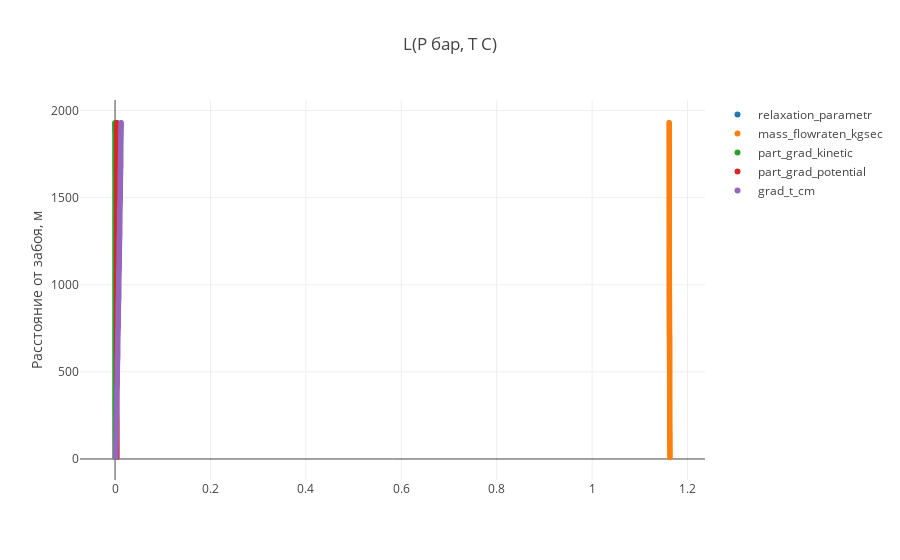

Notebook cell for this chart:
### Code cell
trace1 = trace(temp_cor_data, 52)
trace2 = trace(temp_cor_data, 20)
trace3 = trace(temp_cor_data, 56)
trace4 = trace(temp_cor_data, 57)
trace5 = trace(temp_cor_data, 58)





data = [trace1, trace2,trace3,  trace4, trace5]

plot()

### Figure 1 — Plotly figure (JSON) as saved in the notebook; plotly's stock layout.template omitted (floating-point values rounded to 4 significant figures; data arrays with more than 128 entries replaced by an {"elided": "..."} marker saying what was removed)
{"data": [{"mode": "markers", "name": "relaxation_parametr", "type": "scattergl", "uid": "78078fe4-3dde-4c00-97da-08df8fd21afd", "x": {"elided": "193 float values"}, "y": {"elided": "193 int values"}}, {"mode": "markers", "name": "mass_flowraten_kgsec", "type": "scattergl", "uid": "0779a073-625b-4b29-9d39-4a2113895079", "x": {"elided": "193 float values"}, "y": {"elided": "193 int values"}}, {"mode": "markers", "name": "part_grad_kinetic", "type": "scattergl", "uid": "87fd77d4-d7a6-4248-9158-90201f2e3543", "x": {"elided": "193 float values"}, "y": {"elided": "193 int values"}}, {"mode": "markers", "name": "part_grad_potential", "type": "scattergl", "uid": "94de8914-ab94-4eab-86bd-ca20f7f4c453", "x": {"elided": "193 float values"}, "y": {"elided": "193 int values"}}, {"mode": "markers", "name": "grad_t_cm", "type": "scattergl", "uid": "c53d2ef4-fdc1-4050-af14-d0c00fde7a8c", "x": {"elided": "193 float values"}, "y": {"elided": "193 int values"}}], "layout": {"title": {"text": "L(P бар, T C)"}, "yaxis": {"title": {"text": "Расстояние от забоя, м"}}}}
